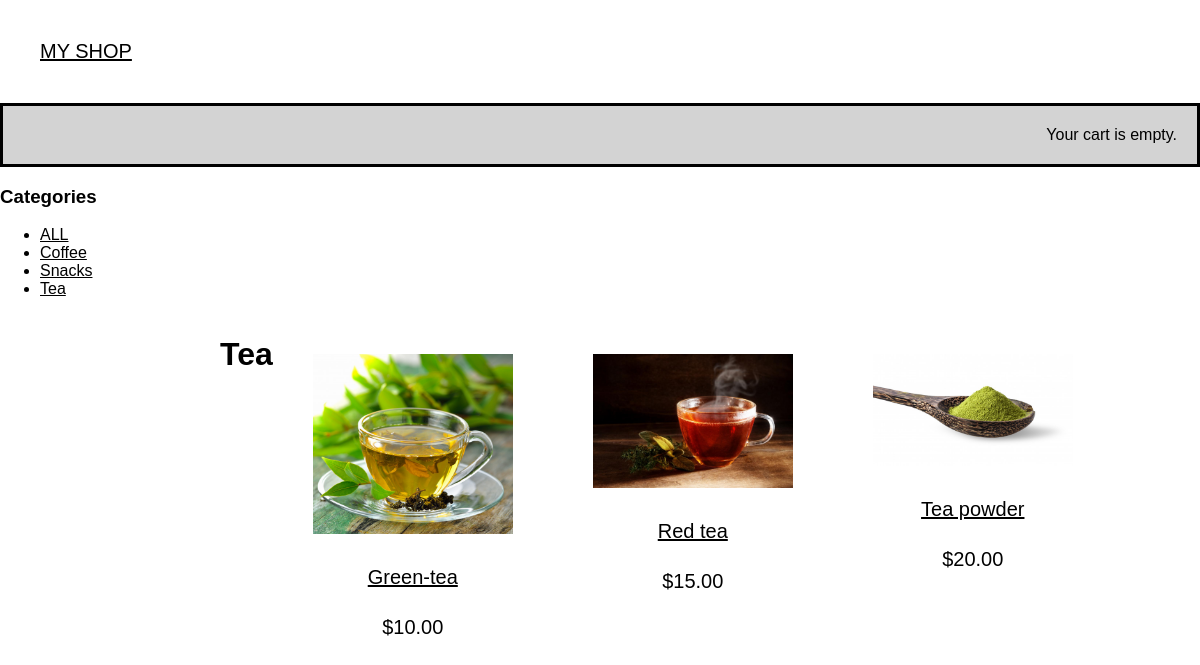
The app's page /Tea/ with its own data.
### shop/models.py (models this page shows, shortened)
class Category(models.Model):
    name = models.CharField(max_length=200,db_index=True)
    slug = models.SlugField(max_length=200,unique=True)
    class Meta:
        ordering = ('name',)
        verbose_name = 'category'
        verbose_name_plural = 'categories'
    def get_absolute_url(self):
        return reverse('shop:product_list_by_category',args=[self.slug])

class Products(models.Model):
    category = models.ForeignKey(Category,related_name='products',on_delete=models.CASCADE)
    name = models.CharField(max_length=200,db_index=True)
    slug = models.SlugField(max_length=200,unique=True)
    image = models.ImageField(upload_to='products/%Y/%m/%d',blank=True)
    description = models.TextField(blank=True)
    price = models.DecimalField(max_digits=10,decimal_places=2)
    available = models.BooleanField(default=True)
    created = models.DateTimeField(auto_now_add=True)
    updated = models.DateTimeField(auto_now=True)
    class Meta:
        ordering = ('name',)
        index_together=(('id','slug'),)
    def get_absolute_url(self):
        return reverse('shop:product_detail',args=[self.id,self.slug])

### shop/views.py (the view)
# urls.py: urlpatterns = [path('',views.product_list,name='product_list'),
def product_list(request, category_slug=None):
    category = None
    categories = Category.objects.all()
    products = Products.objects.filter(available=True)
    if category_slug:
        category = get_object_or_404(Category ,slug=category_slug)
        products = products.filter(category=category)
    return render(request,'shop/product/list.html',{'category':category,'categories':categories,'products':products})

### cart/context_processors.py (called while the page is built)
def cart(request):
    return{'cart' : Cart(request)}

### shop/templates/shop/product/list.html (shortened to what this page needs)
{% extends "shop/base.html" %}
{% load static %}
{% block content %}
  <div id="sidebar">
      <h3>Categories</h3>
      <ul>
          <li {% if not category %}class="selected" {% endif %}>
              <a href="{% url "shop:product_list" %}">ALL</a>
          </li>
          {% for c in categories %}
            <li  {% if category.slug == c.slug %}class="selected"{% endif %}>
                <a href="{{ c.get_absolute_url }}">{{c.name}}</a>
            </li>
          {% endfor %}
      </ul>
  </div>
  <div  id="main" class="product-list">
      <h1>{% if category %}{{ category.name }}{% else %}Products{% endif %}</h1>
      {% for product in products %}
       <div class="item">
           <a href="{{ product.get_absolute_url }}">
               <img src="{% if product.image %}{{product.image.url}}{% else %}
               {% static "images/no_image.png" %}{% endif %}">
           </a>
           <a href="{{ product.get_absolute_url}}">{{ product.name}}</a>
           <br>
           ${{product.price}}
       </div>
      {% endfor %}
  </div>
  {% endblock %}

### static/css/base.css (style rules this page uses)
* { box-sizing: border-box; }
body { margin : 0; padding: 0; font-family:Arial, Helvetica, sans-serif; }
a { color: black; }
#sidebar { height: 100%; width: 200px; z-index: 1; top: 0; left: 0; overflow-x: hidden; }
.product-list { margin-left: 200px; padding-left: 20px; display: flex; flex-flow: row wrap; }
.item { width: 200px; margin: 40px; text-align: center; line-height:50px; font-size: 20px; }
img { width: 100%; }

### records on screen
Category: name "Coffee"
Category: name "Snacks"
Category: name "Tea"
Products: image (picture), name "Green-tea", price "10.00"
Products: image (picture), name "Red tea", price "15.00"
Products: image (picture), name "Tea powder", price "20.00"
